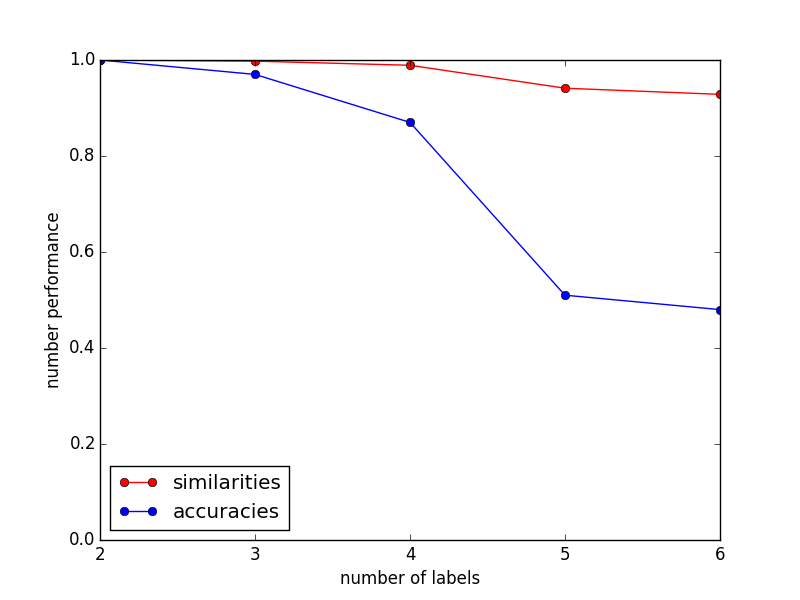

Reproduce this figure in Python.
#!/usr/bin/env python
# -*- coding: utf-8 -*-

from __future__ import print_function

import matplotlib.pyplot as plt

from hopfield_single_performance import hopfield_single_performance


# static params
n_sample = 100
noise_amount = 0.05
fit_mode='hebbian'
save_fig = False

# dynamic params: n_label
n_labels = []
similarities = []
accuracies = []
for n_label in range(2, 7):
    similarity, accuracy = hopfield_single_performance(n_sample,
                                                       n_label,
                                                       noise_amount,
                                                       fit_mode,
                                                       save_fig)
    n_labels.append(n_label)
    similarities.append(similarity)
    accuracies.append(accuracy)

print('n_labels:', n_labels)
print('similarities:', similarities)
print('accuracies:', accuracies)

plt.plot(n_labels, similarities, label='similarities', c='r', marker='o')
plt.plot(n_labels, accuracies, label='accuracies', c='b', marker='o')
plt.xlabel('number of labels')
plt.ylabel('number performance')
plt.xticks(n_labels)
plt.ylim(0, 1)
plt.legend(loc='lower left')
plt.savefig('hopfield_labels_performance.png')
# plt.show()
